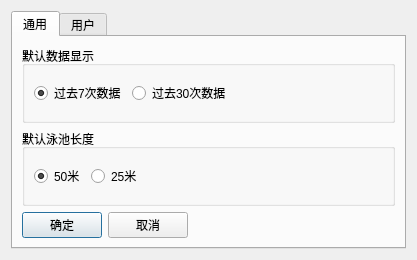
<?xml version="1.0" encoding="UTF-8"?>
<ui version="4.0">
 <class>SettingDialog</class>
 <widget class="QDialog" name="SettingDialog">
  <property name="geometry">
   <rect>
    <x>0</x>
    <y>0</y>
    <width>417</width>
    <height>260</height>
   </rect>
  </property>
  <property name="windowTitle">
   <string>设置</string>
  </property>
  <layout class="QVBoxLayout" name="verticalLayout_3">
   <item>
    <widget class="QTabWidget" name="tabWidget">
     <property name="currentIndex">
      <number>0</number>
     </property>
     <widget class="QWidget" name="tab_general">
      <attribute name="title">
       <string>通用</string>
      </attribute>
      <layout class="QVBoxLayout" name="verticalLayout">
       <item>
        <widget class="QGroupBox" name="groupBox">
         <property name="title">
          <string>默认数据显示</string>
         </property>
         <layout class="QHBoxLayout" name="horizontalLayout_2">
          <item>
           <widget class="QRadioButton" name="radioButton_last7times">
            <property name="text">
             <string>过去7次数据</string>
            </property>
            <property name="checked">
             <bool>true</bool>
            </property>
           </widget>
          </item>
          <item>
           <widget class="QRadioButton" name="radioButton_last30times">
            <property name="text">
             <string>过去30次数据</string>
            </property>
           </widget>
          </item>
          <item>
           <spacer name="horizontalSpacer_2">
            <property name="orientation">
             <enum>Qt::Horizontal</enum>
            </property>
            <property name="sizeHint" stdset="0">
             <size>
              <width>40</width>
              <height>20</height>
             </size>
            </property>
           </spacer>
          </item>
         </layout>
        </widget>
       </item>
       <item>
        <widget class="QGroupBox" name="groupBox_2">
         <property name="title">
          <string>默认泳池长度</string>
         </property>
         <layout class="QHBoxLayout" name="horizontalLayout_3">
          <item>
           <widget class="QRadioButton" name="radioButton_pollLength50">
            <property name="text">
             <string>50米</string>
            </property>
            <property name="checked">
             <bool>true</bool>
            </property>
           </widget>
          </item>
          <item>
           <widget class="QRadioButton" name="radioButton_poolLength25">
            <property name="text">
             <string>25米</string>
            </property>
           </widget>
          </item>
          <item>
           <spacer name="horizontalSpacer_3">
            <property name="orientation">
             <enum>Qt::Horizontal</enum>
            </property>
            <property name="sizeHint" stdset="0">
             <size>
              <width>130</width>
              <height>20</height>
             </size>
            </property>
           </spacer>
          </item>
         </layout>
        </widget>
       </item>
       <item>
        <layout class="QHBoxLayout" name="horizontalLayout">
         <item>
          <widget class="QPushButton" name="pushButton_confirm">
           <property name="text">
            <string>确定</string>
           </property>
          </widget>
         </item>
         <item>
          <widget class="QPushButton" name="pushButton_cancel">
           <property name="text">
            <string>取消</string>
           </property>
          </widget>
         </item>
         <item>
          <spacer name="horizontalSpacer">
           <property name="orientation">
            <enum>Qt::Horizontal</enum>
           </property>
           <property name="sizeHint" stdset="0">
            <size>
             <width>40</width>
             <height>20</height>
            </size>
           </property>
          </spacer>
         </item>
        </layout>
       </item>
      </layout>
     </widget>
     <widget class="QWidget" name="tab_user">
      <attribute name="title">
       <string>用户</string>
      </attribute>
      <layout class="QVBoxLayout" name="verticalLayout_2">
       <item>
        <layout class="QGridLayout" name="gridLayout">
         <item row="0" column="2">
          <widget class="QPushButton" name="pushButton_confirmAge">
           <property name="text">
            <string>确定</string>
           </property>
          </widget>
         </item>
         <item row="0" column="1">
          <widget class="QDateEdit" name="dateEdit_swimAge">
           <property name="frame">
            <bool>false</bool>
           </property>
           <property name="calendarPopup">
            <bool>true</bool>
           </property>
          </widget>
         </item>
         <item row="0" column="0">
          <widget class="QLabel" name="label">
           <property name="text">
            <string>第一次游泳</string>
           </property>
           <property name="buddy">
            <cstring>dateEdit_swimAge</cstring>
           </property>
          </widget>
         </item>
        </layout>
       </item>
       <item>
        <spacer name="verticalSpacer">
         <property name="orientation">
          <enum>Qt::Vertical</enum>
         </property>
         <property name="sizeHint" stdset="0">
          <size>
           <width>20</width>
           <height>79</height>
          </size>
         </property>
        </spacer>
       </item>
      </layout>
     </widget>
    </widget>
   </item>
  </layout>
 </widget>
 <tabstops>
  <tabstop>tabWidget</tabstop>
  <tabstop>radioButton_last7times</tabstop>
  <tabstop>radioButton_last30times</tabstop>
  <tabstop>radioButton_pollLength50</tabstop>
  <tabstop>radioButton_poolLength25</tabstop>
  <tabstop>pushButton_confirm</tabstop>
  <tabstop>pushButton_cancel</tabstop>
  <tabstop>dateEdit_swimAge</tabstop>
  <tabstop>pushButton_confirmAge</tabstop>
 </tabstops>
 <resources/>
 <connections/>
</ui>
